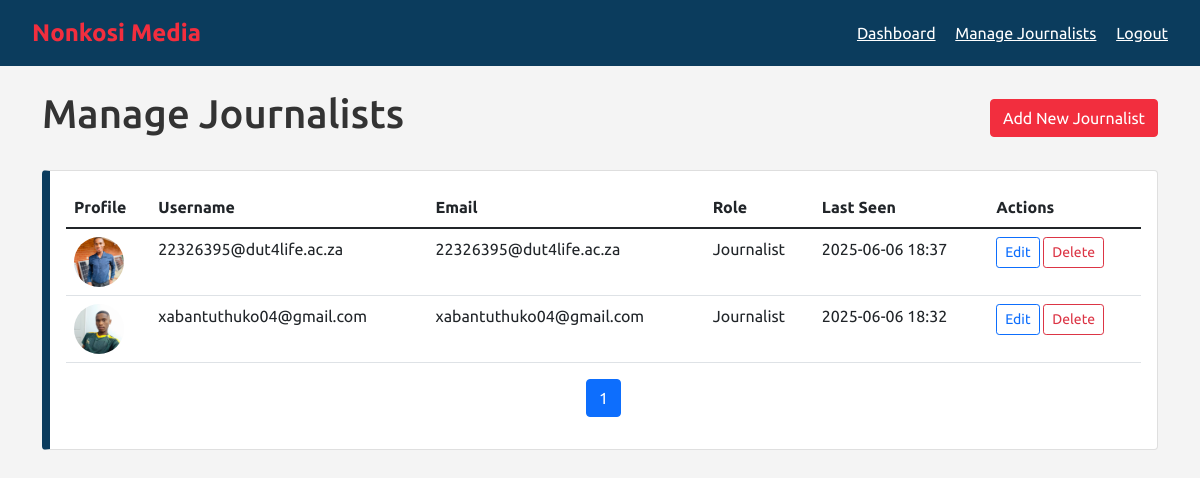
Screenshot of /admin/manage_journalists (signed in) with the database file from the repository.
### app.py (models this page shows, shortened)
class User(db.Model, UserMixin):
    id = db.Column(db.Integer, primary_key=True)
    username = db.Column(db.String(50), unique=True, nullable=False)
    email = db.Column(db.String(120), unique=True, nullable=False)
    password = db.Column(db.String(60), nullable=False)
    role = db.Column(db.String(20), nullable=False, default='user')
    profile_pic = db.Column(db.String(100), nullable=False, default='default.jpg')
    last_seen = db.Column(db.DateTime, default=datetime.utcnow)
    news_articles = db.relationship('News', backref='author', lazy=True)

### app.py (the view)
@app.route('/admin/manage_journalists')
@login_required
def manage_journalists():
    if current_user.role != 'admin':
        flash('You are not authorized to access this page', 'error')
        return redirect(url_for('home'))
    page = request.args.get('page', 1, type=int)
    per_page = 10  # Number of journalists per page
    journalists = User.query.filter(User.role.in_(['journalist', 'senior_journalist', 'junior_journalist']))\
                          .order_by(User.username)\
                          .paginate(page=page, per_page=per_page, error_out=False)
    return render_template('manage_journalists.html',
                         journalists=journalists.items,
                         page=page,
                         total_pages=journalists.pages)

### app.py (called while the page is built)
@login_manager.user_loader
def load_user(user_id):
    return User.query.get(int(user_id))

### templates/manage_journalists.html (shortened to what this page needs)
<!DOCTYPE html>
<html lang="en">
<head>
  <link href="https://cdn.jsdelivr.net/npm/bootstrap@5.1.3/dist/css/bootstrap.min.css" rel="stylesheet">
</head>
<body>
  <header class="header mb-4">
    <div class="container-fluid">
      <div class="d-flex justify-content-between align-items-center">
        <div class="logo">Nonkosi Media</div>
        <nav>
          <a href="/admin" class="text-white me-3">Dashboard</a>
          <a href="/admin/manage_journalists" class="text-white me-3">Manage Journalists</a>
          <a href="/logout" class="text-white">Logout</a>
        </nav>
      </div>
    </div>
  </header>
  <div class="container">
    <div class="d-flex justify-content-between align-items-center mb-4">
      <h1>Manage Journalists</h1>
      <button class="btn btn-primary" data-bs-toggle="modal" data-bs-target="#addJournalistModal">
        Add New Journalist
      </button>
    </div>
    <div class="card mb-4">
      <div class="card-body">
        <div class="table-responsive">
          <table class="table table-hover">
            <thead>
              <tr>
                <th>Profile</th>
                <th>Username</th>
                <th>Email</th>
                <th>Role</th>
                <th>Last Seen</th>
                <th>Actions</th>
              </tr>
            </thead>
            <tbody>
              {% for journalist in journalists %}
              <tr>
                <td>
                  <img src="{{ url_for('static', filename='uploads/profile_pics/' + journalist.profile_pic) }}"
                       alt="{{ journalist.username }}" class="profile-img">
                </td>
                <td>{{ journalist.username }}</td>
                <td>{{ journalist.email }}</td>
                <td>{{ journalist.role.replace('_', ' ').title() }}</td>
                <td>{{ journalist.last_seen.strftime('%Y-%m-%d %H:%M') if journalist.last_seen else 'Never' }}</td>
                <td>
                  <button class="btn btn-sm btn-outline-primary edit-btn"
                          data-id="{{ journalist.id }}"
                          data-username="{{ journalist.username }}"
                          data-email="{{ journalist.email }}"
                          data-role="{{ journalist.role }}">
                    Edit
                  </button>
                  <button class="btn btn-sm btn-outline-danger delete-btn"
                          data-id="{{ journalist.id }}">
                    Delete
                  </button>
                </td>
              </tr>
              {% endfor %}
            </tbody>
          </table>
        </div>
        <nav>
          <ul class="pagination justify-content-center">
            {% for p in range(1, total_pages + 1) %}
              <li class="page-item {% if p == page %}active{% endif %}">
                <a class="page-link" href="{{ url_for('manage_journalists', page=p) }}">{{ p }}</a>
              </li>
            {% endfor %}
          </ul>
        </nav>
      </div>
    </div>
  </div>
</body>
</html>

### templates/manage_journalists.html (style rules this page uses)
body { font-family: 'Ubuntu', sans-serif; background-color: #f4f4f4; color: #333; }
.header { background-color: #0b3c5d; color: white; padding: 15px 20px; }
.logo { font-size: 1.5em; font-weight: bold; color: #f22e3e; }
.card { border-left: 8px solid #0b3c5d; }
.btn-primary { background-color: #f22e3e; border-color: #f22e3e; }
.profile-img { width: 50px; height: 50px; border-radius: 50%; object-fit: cover; }

### rows the page displays
User: profile_pic (picture), username "22326395@dut4life.ac.za", email "22326395@dut4life.ac.za", role.replace "Journalist", last_seen "2025-06-06 18:37"
User: profile_pic (picture), username "xabantuthuko04@gmail.com", email "xabantuthuko04@gmail.com", role.replace "Journalist", last_seen "2025-06-06 18:32"

### other values shown
{{ p }} "1"
